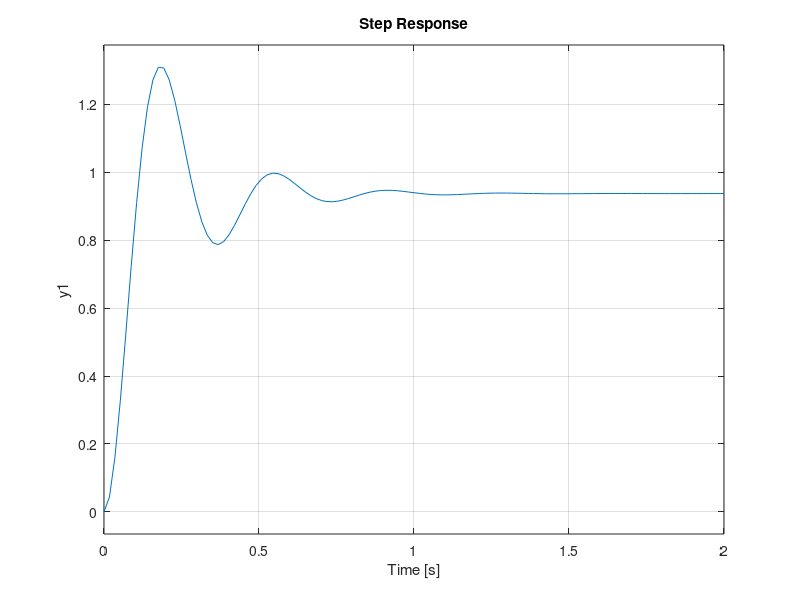
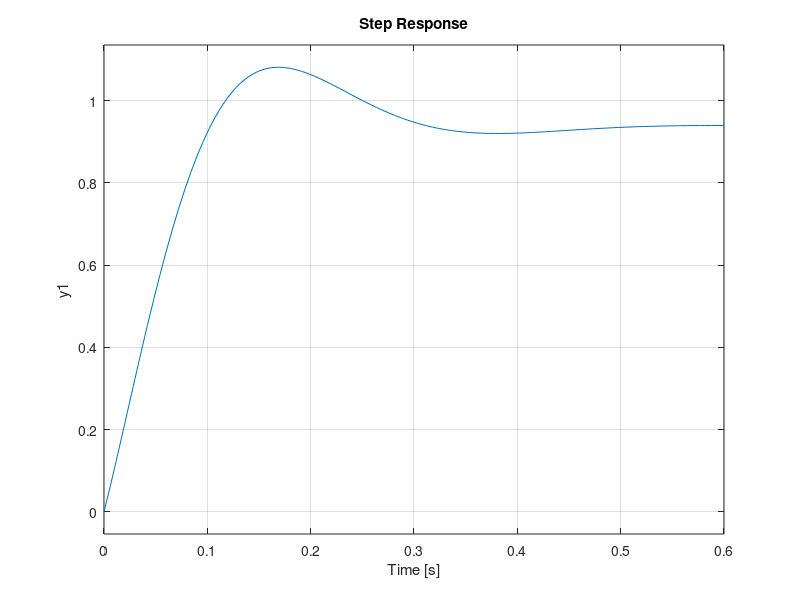
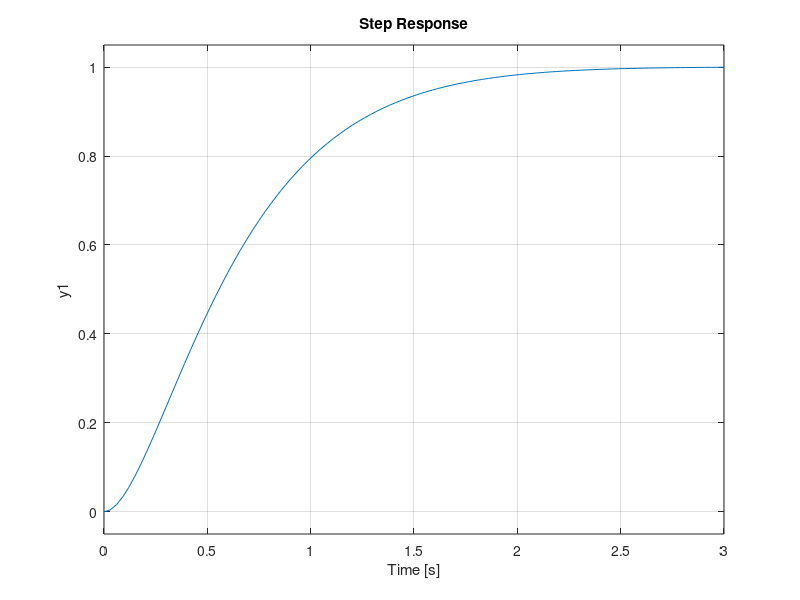
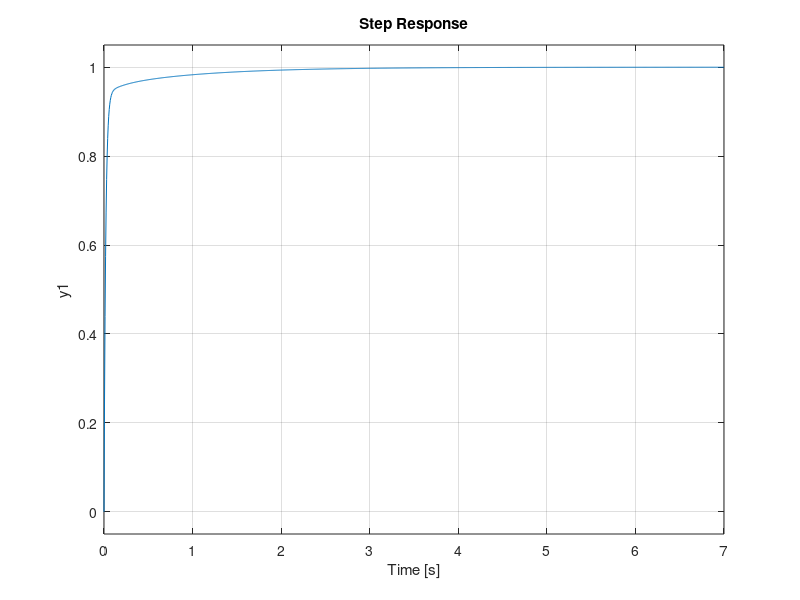

Write MATLAB code to recreate these figures, in order.
clc
clear all
close all

P = tf([1],[1 10 20]);

step(P)

% Proportional control
Kp = 300;
C = pid(Kp);
T = feedback(C*P,1);

step(T)

% P-D control

Kp = 300;
Kd = 10;

C = pid(Kp,0,Kd);
T = feedback(C*P,1);
figure()
step(T)

% P-I Control
Kp =30;
Ki = 70;
C = pid(Kd,Kp);
T = feedback(C*P,1);
figure()
step(T)

% P-I-D Control

Kp = 350;
Kd = 50;
Ki = 300;

C = pid(Kp,Ki,Kd);
T = feedback(C*P,1);
figure()
step(T)